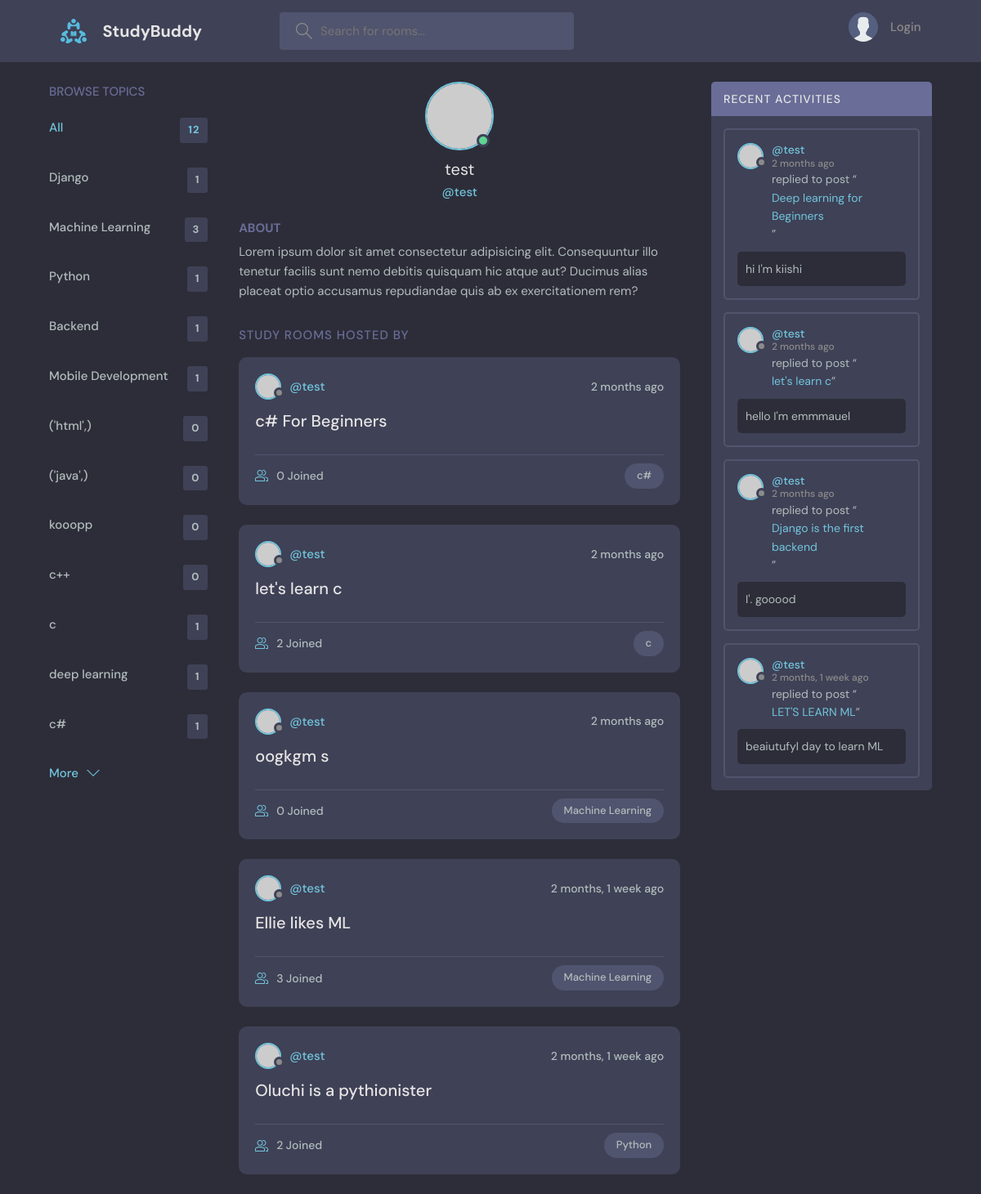
Before: /user-profile/3/ with the older database file.
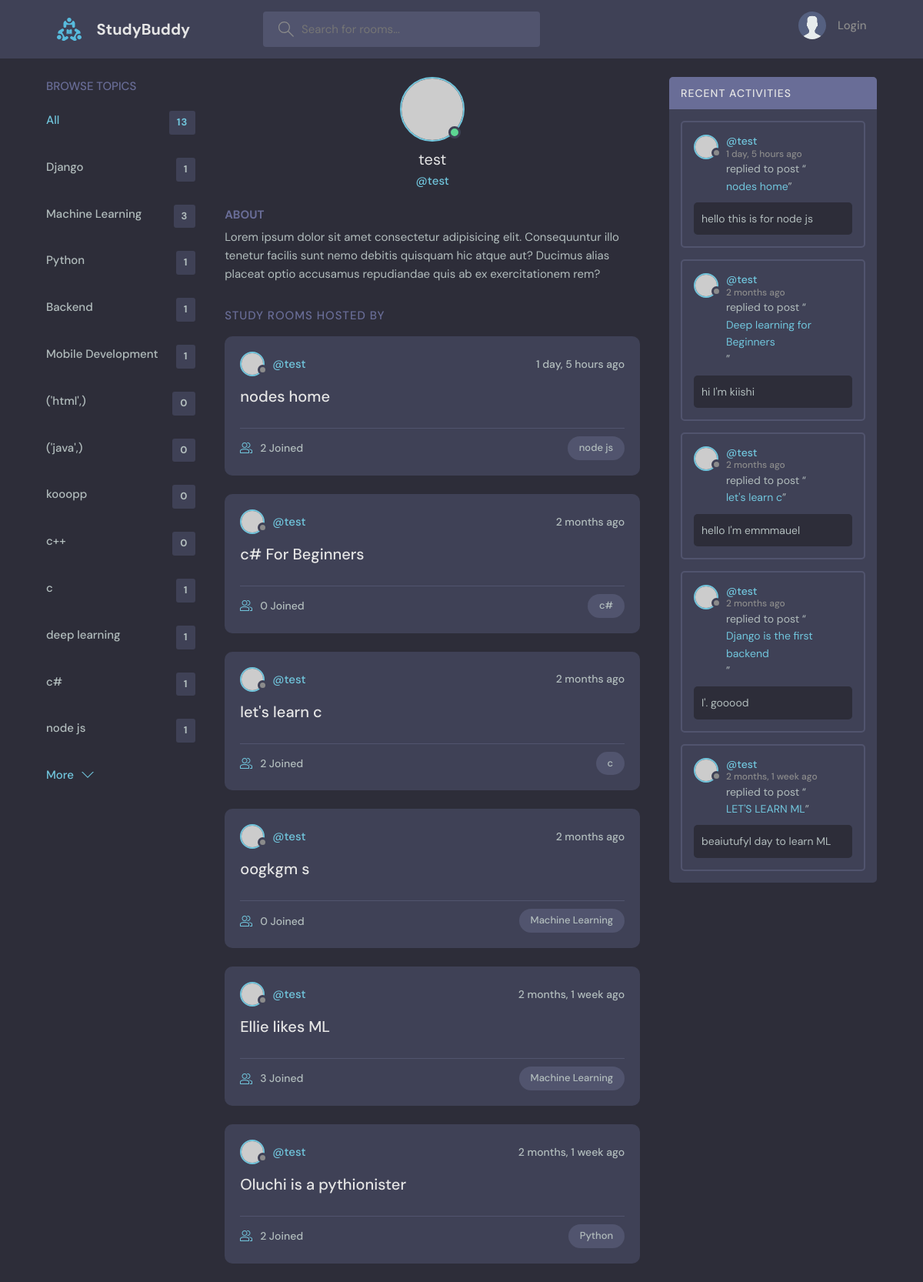
After: the same page with the newer database file.
### base/models.py (models this page shows, shortened)
class Topic(models.Model):
    name = models.CharField(max_length=200)

class Room(models.Model):
    host = models.ForeignKey(User, on_delete=models.SET_NULL, null=True)
    topic =models.ForeignKey(Topic, on_delete=models.SET_NULL, null=True)
    name = models.CharField(max_length=150)
    members = models.ManyToManyField(User, related_name='members', blank=True)
    description = models.TextField(null=True, blank=True)
    update = models.DateTimeField(auto_now=True)
    created = models.DateTimeField(auto_now_add=True)
    class Meta:
        ordering = ['-update','-created']
    def __str__(self):
        return self.name

class Message(models.Model):
    user = models.ForeignKey(User, on_delete=models.CASCADE)
    room = models.ForeignKey(Room, on_delete=models.CASCADE)
    body = models.TextField()
    update = models.DateTimeField(auto_now=True)
    created = models.DateTimeField(auto_now_add=True)
    class Meta:
        ordering = ['-update','-created']
    def __str__(self):
        return self.body[0:50]

### base/views.py (the view)
# urls.py: path('user-profile/<str:pk>/', views.userProfile, name='user-profile'),
def userProfile(request, pk):
    user = User.objects.get(id=pk)
    rooms = user.room_set.all()
    conversations = user.message_set.all()
    topics = Topic.objects.all()
    context = {'user':user, 'topics':topics,'rooms':rooms, 'conversations':conversations}
    return render(request, 'base/profile.html', context)

### base/templates/base/profile.html (shortened to what this page needs)
{% extends 'main.html' %}
{% block content %}
  <main class="profile-page layout layout--3">
    <div class="container">
      {% include 'base/topics_component.html' %}
      <div class="roomList">
        <div class="profile">
          <div class="profile__avatar">
            <div class="avatar avatar--large active">
              <img src="https://randomuser.me/api/portraits/men/11.jpg" />
            </div>
          </div>
          <div class="profile__info">
            <h3>{{user.username}}</h3>
            <p>@{{user.username}}</p>
          </div>
          <div class="profile__about">
            <h3>About</h3>
            <p>
              Lorem ipsum dolor sit amet consectetur adipisicing elit. Consequuntur illo tenetur
              facilis sunt nemo debitis quisquam hic atque aut? Ducimus alias placeat optio
              accusamus repudiandae quis ab ex exercitationem rem?
            </p>
          </div>
        </div>
        <div class="roomList__header">
          <div>
            <h2>Study Rooms Hosted by {{host.username}}</a>
            </h2>
          </div>
        </div>
        {% include 'base/feed_component.html' %}
      </div>
      <div class="activities">
          <div class="activities__header">
            <h2>Recent Activities</h2>
          </div>
          {% include 'base/activity_components.html' %}
        </div>
    </div>
  </main>
  {% endblock content %}

### templates/main.html (shortened to what this page needs)
<!DOCTYPE html>
{% load static %}
<html lang="en">
  <head>
    <link rel="stylesheet" href="{% static 'styles/style.css' %}" />
  </head>
  <body>
        {% include 'navbar.html' %}
    {% block content %}
    {% endblock %}
  </body>
</html>

### templates/navbar.html (shortened to what this page needs)
    {% load static %}
    <header class="header header--loggedIn">
      <div class="container">
        <a href="{% url 'home' %}" class="header__logo">
          <img src="{% static 'images/logo.svg' %}" />
          <h1>StudyBuddy</h1>
        </a>
        <form class="header__search" action="{% url 'home' %}" method="GET">
          <label>
            <input placeholder="Search for rooms..." type="text" name="q"/>
          </label>
        </form>
        <nav class="header__menu">
            {% if request.user.is_authenticated %}
          <div class="header__user">
            <a href="{% url 'user-profile' request.user.id %}">
              <div class="avatar avatar--medium active">
                <img src="https://randomuser.me/api/portraits/men/37.jpg" />
              </div>
              <p>{{request.user.username}} <span>@{{request.user.username}}</span></p>
            </a>
            <button class="dropdown-button">
              <svg version="1.1" xmlns="http://www.w3.org/2000/svg" width="32" height="32" viewBox="0 0 32 32">
                <title>chevron-down</title>
                <path d="M16 21l-13-13h-3l16 16 16-16h-3l-13 13z"></path>
              </svg>
            </button>
          </div>
          {% else %}
          <a href="{% url 'login' %}">
            <img src="{% static 'images/avatar.svg' %}" />
            <p>Login</p>
          </a>
            {% endif %}
        </nav>
      </div>
    </header>

### base/templates/base/topics_component.html
<div class="topics">
          <div class="topics__header">
            <h2>Browse Topics</h2>
          </div>
          <ul class="topics__list">
            <li>
              <a href="{% url 'home' %}" class="active">All <span>{{topics.count}}</span></a>
            </li>
            {% for topic in topics %}
            <li>
              <a href="{% url 'home' %}?q={{topic.name}}">{{topic.name}} <span>{{topic.room_set.all.count}}</span></a>
            </li>
            {% endfor %}
          </ul>
          <a class="btn btn--link" href="topics.html">
            More
            <svg version="1.1" xmlns="http://www.w3.org/2000/svg" width="32" height="32" viewBox="0 0 32 32">
              <title>chevron-down</title>
              <path d="M16 21l-13-13h-3l16 16 16-16h-3l-13 13z"></path>
            </svg>
          </a>
        </div>

### base/templates/base/feed_component.html (shortened to what this page needs)
            {% for room in rooms %}
          <div class="roomListRoom">
            <div class="roomListRoom__header">
              <a href="{% url 'user-profile' room.host.id %}" class="roomListRoom__author">
                <div class="avatar avatar--small">
                  <img src="https://randomuser.me/api/portraits/women/11.jpg" />
                </div>
                <span>@{{room.host.username}}</span>
              </a>
              <div class="roomListRoom__actions">
                <span>{{room.created|timesince}} ago</span>
              </div>
            </div>
            <div class="roomListRoom__content">
              <a href="{% url 'room' room.id %}">{{room.name}}</a>
            </div>
            <div class="roomListRoom__meta">
              <a href="{% url 'room' room.id %}" class="roomListRoom__joined">
                {{room.members.count}} Joined
              </a>
              <p class="roomListRoom__topic">{{room.topic.name}}</p>
            </div>
          </div>
    {% endfor %}

### base/templates/base/activity_components.html (shortened to what this page needs)
{% for conversation in conversations %}
    <div class="activities__box">
            <div class="activities__boxHeader roomListRoom__header">
              <a href="{% url 'user-profile' conversation.user.id %}" class="roomListRoom__author">
                <div class="avatar avatar--small">
                  <img src="https://randomuser.me/api/portraits/women/11.jpg" />
                </div>
                <p>
                  @{{conversation.user}}
                  <span>{{conversation.created|timesince}} ago</span>
                </p>
              </a>
            </div>
            <div class="activities__boxContent">
              <p>replied to post “<a href="{% url 'room' conversation.room.id %}">{{conversation.room}}</a>”</p>
              <div class="activities__boxRoomContent">
               {{conversation}}
              </div>
            </div>
          </div>
{% endfor %}

Changed rows visible on the page:
added Topic: name "node js", room_set.all.count "1"
added Room: host.username "test", created "1 day, 5 hours", name "nodes home", members.count "2", topic.name "node js"
added Message: user "test", created "1 day, 5 hours", room "nodes home", body "hello this is for node js"
Other visible differences:
{{ topics.count }}: "12" → "13"
